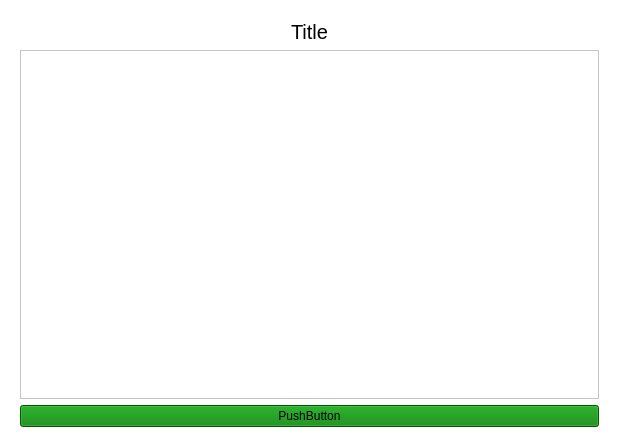
<?xml version="1.0" encoding="UTF-8"?>
<ui version="4.0">
 <class>OrdersPage</class>
 <widget class="QWidget" name="OrdersPage">
  <property name="geometry">
   <rect>
    <x>0</x>
    <y>0</y>
    <width>619</width>
    <height>447</height>
   </rect>
  </property>
  <property name="sizePolicy">
   <sizepolicy hsizetype="Expanding" vsizetype="Expanding">
    <horstretch>0</horstretch>
    <verstretch>0</verstretch>
   </sizepolicy>
  </property>
  <property name="windowTitle">
   <string>Form</string>
  </property>
  <property name="styleSheet">
   <string notr="true">background-color: #fff;</string>
  </property>
  <layout class="QVBoxLayout" name="verticalLayout">
   <item>
    <widget class="QFrame" name="verticalFrame">
     <property name="styleSheet">
      <string notr="true"/>
     </property>
     <layout class="QVBoxLayout" name="verticalLayout_2">
      <item>
       <widget class="QLabel" name="Title">
        <property name="styleSheet">
         <string notr="true">color: black; font-size: 20px</string>
        </property>
        <property name="text">
         <string>&lt;html&gt;&lt;head/&gt;&lt;body&gt;&lt;p align=&quot;center&quot;&gt;Title&lt;/p&gt;&lt;/body&gt;&lt;/html&gt;</string>
        </property>
       </widget>
      </item>
      <item>
       <widget class="QScrollArea" name="scrollArea">
        <property name="widgetResizable">
         <bool>true</bool>
        </property>
        <widget class="QWidget" name="scrollAreaWidgetContents">
         <property name="geometry">
          <rect>
           <x>0</x>
           <y>0</y>
           <width>581</width>
           <height>345</height>
          </rect>
         </property>
         <layout class="QVBoxLayout" name="verticalLayout_4">
          <item>
           <layout class="QVBoxLayout" name="verticalLayout_3"/>
          </item>
         </layout>
        </widget>
       </widget>
      </item>
      <item>
       <widget class="QPushButton" name="BackButton">
        <property name="styleSheet">
         <string notr="true">QPushButton{
	background-color:green;
	color:black;
}</string>
        </property>
        <property name="text">
         <string>PushButton</string>
        </property>
       </widget>
      </item>
     </layout>
    </widget>
   </item>
  </layout>
 </widget>
 <resources/>
 <connections/>
</ui>
